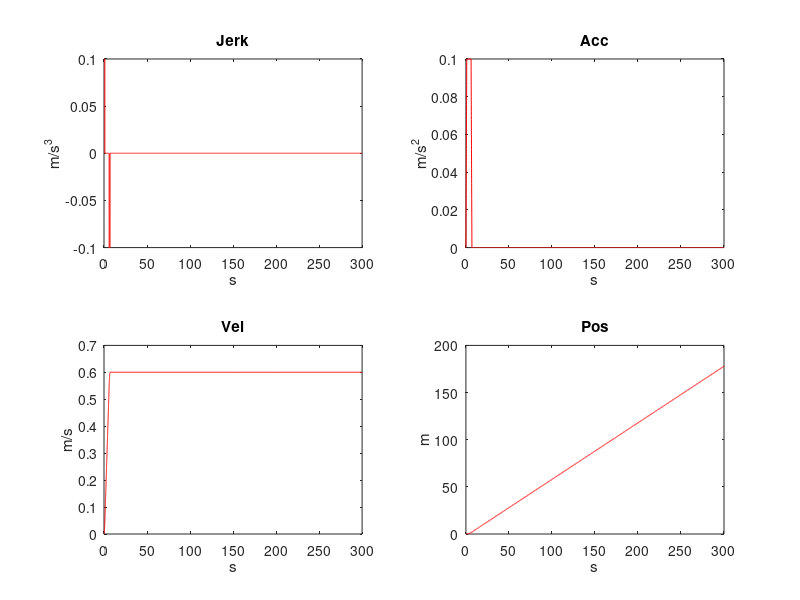
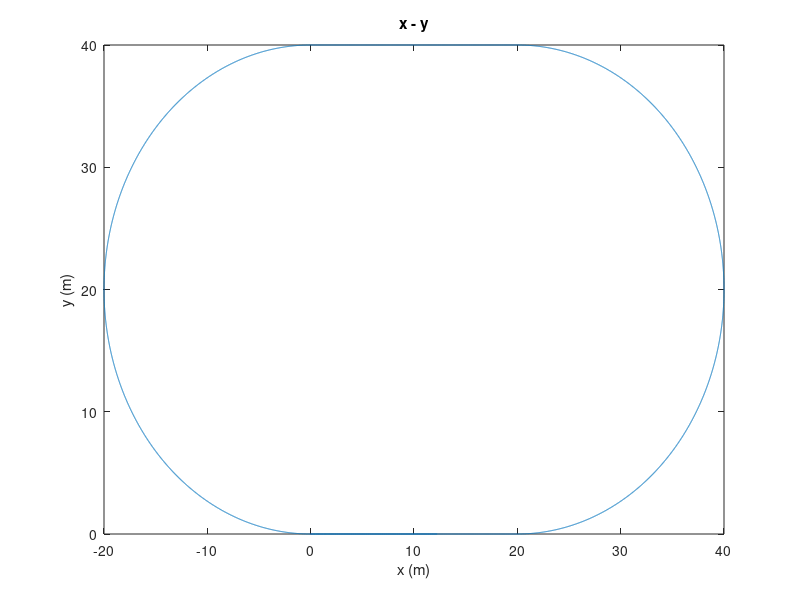
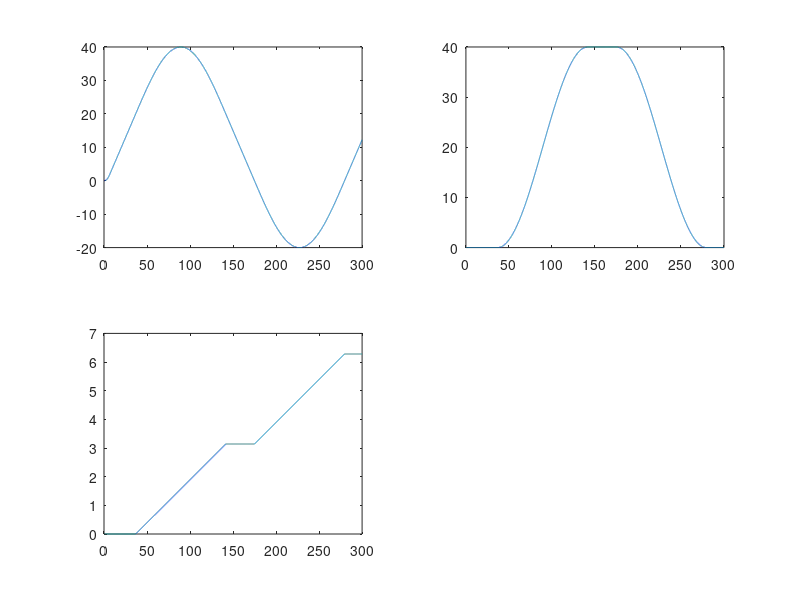

Write MATLAB code to recreate these figures, in order.
clear all;
close all;

dt = 0.02;
tf = 300;
t = 0:dt:tf;

N = length(t);

% Unit: m/s
j_max = 0.1;
a_max = 0.1;
v_max = 0.6;

j = zeros(1,length(t));
a = zeros(1,length(t));
v = zeros(1,length(t));
p = zeros(1,length(t));
r = zeros(2,length(t));
psi = zeros(1,length(t));

j_sum = zeros(1,length(t));
a_sum = zeros(1,length(t));
v_sum = zeros(1,length(t));
p_sum = zeros(1,length(t));


t01 = a_max/j_max;
t02 = v_max/a_max - t01;

t1 = t01;
t2 = t01+t02;
t3 = t2+t01;

t_vel_max = 2*t01 + t02;
p_t3 = j_max/2*t01^2+(j_max*t01*t02+1/2*j_max*t01^2)*t01+j_max*t01/2*(t01+t02)*t02;


goal_distance = 500;


t_stop_start = t3 + (goal_distance - 2*p_t3)/v_max;
t4 = t_stop_start +t01;
t5 = t4+t02;
t6 = t5+t01;

R_c = 20;
psi_rate = v_max/R_c;

d1 = 20;
d2 = d1 + R_c*pi;
d3 = d2 + d1;
d4 = d3 + R_c*pi;

for i = 1:N
    
    if t(i)>=0 && t(i)<t1
        j(i) = j_max;
        a(i) = j_max*t(i);
        v(i) = 1/2*j_max*t(i)^2;
        p(i) = 1/6*j_max*t(i)^3;
        v_t1 = 1/2*j_max*t1^2;
        p_t1 = 1/6*j_max*t1^3;
        
        
        psi(i) = 0;
        r(1,i) = p(i);
        r(2,i) = 0;
        
        j_sum(i) = j_max;
        a_sum(i+1) = a_sum(i) + j_sum(i)*dt;
        v_sum(i+1) = v_sum(i) + a_sum(i)*dt;
        p_sum(i+1) = p_sum(i) + v_sum(i)*dt;
        
    elseif t(i)>=t1 && t(i)<t2
        j(i) = 0;
        a(i) = a_max;
        v(i) = a_max*(t(i)-t1) + v_t1;
        p(i) = a_max/2*(t(i)-t1)^2 + v_t1*(t(i)-t1) + p_t1;
        
        v_t2 = a_max*(t2-t1) + v_t1;
        p_t2 = a_max/2*(t2-t1)^2 + v_t1*(t2-t1) + p_t1;
        
        psi(i) = 0;
        r(1,i) = p(i);
        r(2,i) = 0;
        
        j_sum(i) = 0;
        a_sum(i+1) = a_sum(i) + j_sum(i)*dt;
        v_sum(i+1) = v_sum(i) + a_sum(i)*dt;
        p_sum(i+1) = p_sum(i) + v_sum(i)*dt;
        
    elseif t(i)>=t2 && t(i) <= t3
        j(i) = -j_max;
        a(i) = -j_max*(t(i)-t2) + a_max;
        v(i) = -j_max/2*(t(i)-t2)^2 + a_max*(t(i)-t2) + v_t2;
        p(i) = -j_max/6*(t(i)-t2)^3 + a_max/2*(t(i)-t2)^2 + v_t2*(t(i)-t2) + p_t2;
        
        v_t3 = -j_max/2*(t3-t2)^2 + a_max*(t3-t2) + v_t2;
        p_t3 = -j_max/6*(t3-t2)^3 + a_max/2*(t3-t2)^2 + v_t2*(t3-t2) + p_t2;
        
        psi(i) = 0;
        r(1,i) = p(i);
        r(2,i) = 0;
        
        j_sum(i) = -j_max;
        a_sum(i+1) = a_sum(i) + j_sum(i)*dt;
        v_sum(i+1) = v_sum(i) + a_sum(i)*dt;
        p_sum(i+1) = p_sum(i) + v_sum(i)*dt;
        
    elseif t(i) > t3
        j(i) = 0;
        a(i) = 0;
        v(i) = v_max;
        p(i) = p_t3+v_max*(t(i)-t3);
        
        p_vel = p_t3+v_max*(t_stop_start-t3);
        p_vel = goal_distance - p_t3;
        
        j_sum(i) = 0;
        a_sum(i+1) = a_sum(i) + j_sum(i)*dt;
        v_sum(i+1) = v_sum(i) + a_sum(i)*dt;
        p_sum(i+1) = p_sum(i) + v_sum(i)*dt;
        
        r(1,i) = p(i);
        r(2,i) = 0;
    end
    
    
    if t(i) >= t_stop_start && t(i) < t4
        j(i) = -j_max;
        a(i) = -j_max*(t(i)-t_stop_start);
        v(i) = v_max - 1/2*j_max*(t(i)-t_stop_start)^2;
        p(i) = p_vel + v_max*(t(i)-t_stop_start) - 1/6*j_max*(t(i)-t_stop_start)^3;
        
        v_t4 = v_max - 1/2*j_max*(t4-t_stop_start)^2;
        p_t4 = p_vel + v_max*t01 - 1/6*j_max*t01^3;
        
    elseif t(i) >= t4 && t(i) <= t5
        j(i) = 0;
        a(i) = -a_max;
        v(i) = -a_max*(t(i)-t4) + v_t4;
        p(i) = -a_max/2*(t(i)-t4)^2 + v_t4*(t(i)-t4) + p_t4;
        
        v_t5 = -a_max*(t5-t4) + v_t4;
        p_t5 = -a_max/2*(t5-t4)^2 + v_t4*(t5-t4) + p_t4;
        
    elseif t(i) >= t5 && t(i) <= t6
        j(i) = j_max;
        a(i) = j_max*(t(i)-t5) - a_max;
        v(i) = j_max/2*(t(i)-t5)^2 - a_max*(t(i)-t5) + v_t5;
        p(i) = j_max/6*(t(i)-t5)^3 - a_max/2*(t(i)-t5)^2 + v_t5*(t(i)-t5) + p_t5;
        
        p_t6 = j_max/6*(t6-t5)^3 - a_max/2*(t6-t5)^2 + v_t5*(t6-t5) + p_t5;
    elseif t(i) > t6
        j(i) = 0;
        a(i) = 0;
        v(i) = 0;
        p(i) = p_t6;
    end
    
    if p(i) >= d1 && p(i) <= d2
        t_ref = (20 - p_t3)/v_max + t3;
        psi(i) = psi_rate*(t(i)-t_ref);
        
        r(1,i) = v_max/psi_rate*sin(psi(i))+20;
        r(2,i) = -v_max/psi_rate*(cos(psi(i))-1);
        
    elseif p(i) >= d2 && p(i) < d3
        psi(i) = pi;
        r(1,i) = 20 - (p(i) - R_c*pi - 20);
        r(2,i) = R_c*2;
        
        r1_end = 20 - (d3 - R_c*pi -20);
        r2_end = R_c*2; 
        
    elseif p(i) >=  d3 && p(i) < d4
        t_ref2 = (d3 - p_t3)/v_max + t3;
        psi(i) = psi_rate*(t(i)-t_ref2) + pi;
        
        r(1,i) =  v_max/psi_rate*sin(psi(i));
        r(2,i) = -v_max/psi_rate*(cos(psi(i))-1);
        
    elseif p(i) >= d4
        t_ref3 = (d4-p_t3)/v_max + t3;
        psi(i) = 2*pi;
        
        r(1,i) = p(i) - d4;
        r(2,i) = 0;
    end
    
end




figure(1)
subplot(2,2,1)
plot(t,j,'r');
hold on;
title('Jerk')
xlabel('s')
ylabel('m/s^3')


subplot(2,2,2)
plot(t,a,'r');
hold on;
title('Acc')
xlabel('s')
ylabel('m/s^2')


subplot(2,2,3)
plot(t,v,'r');
hold on;
title('Vel')
xlabel('s')
ylabel('m/s')

subplot(2,2,4)
plot(t,p,'r');
hold on;
title('Pos')
xlabel('s')
ylabel('m') 


figure(2)
plot(r(1,:),r(2,:))
title('x - y')
xlabel('x (m)')
ylabel('y (m)')
figure(3)
subplot(2,2,1)
plot(t,r(1,:))
subplot(2,2,2)
plot(t,r(2,:))
subplot(2,2,3)
plot(t,psi)
